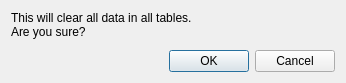
<?xml version="1.0" encoding="UTF-8"?>
<ui version="4.0">
 <class>Dialog</class>
 <widget class="QDialog" name="Dialog">
  <property name="geometry">
   <rect>
    <x>0</x>
    <y>0</y>
    <width>346</width>
    <height>83</height>
   </rect>
  </property>
  <property name="windowTitle">
   <string>Reset Confirmation</string>
  </property>
  <layout class="QGridLayout" name="gridLayout">
   <item row="0" column="0">
    <layout class="QVBoxLayout" name="verticalLayout">
     <item>
      <widget class="QLabel" name="label">
       <property name="text">
        <string>This will clear all data in all tables.
Are you sure?</string>
       </property>
      </widget>
     </item>
     <item>
      <spacer name="verticalSpacer">
       <property name="orientation">
        <enum>Qt::Vertical</enum>
       </property>
       <property name="sizeHint" stdset="0">
        <size>
         <width>20</width>
         <height>18</height>
        </size>
       </property>
      </spacer>
     </item>
     <item>
      <layout class="QHBoxLayout" name="horizontalLayout">
       <item>
        <spacer name="horizontalSpacer">
         <property name="orientation">
          <enum>Qt::Horizontal</enum>
         </property>
         <property name="sizeHint" stdset="0">
          <size>
           <width>108</width>
           <height>20</height>
          </size>
         </property>
        </spacer>
       </item>
       <item>
        <widget class="QPushButton" name="buttonOK">
         <property name="text">
          <string>OK</string>
         </property>
        </widget>
       </item>
       <item>
        <widget class="QPushButton" name="buttonCancel">
         <property name="text">
          <string>Cancel</string>
         </property>
        </widget>
       </item>
      </layout>
     </item>
    </layout>
   </item>
  </layout>
 </widget>
 <resources/>
 <connections/>
</ui>
